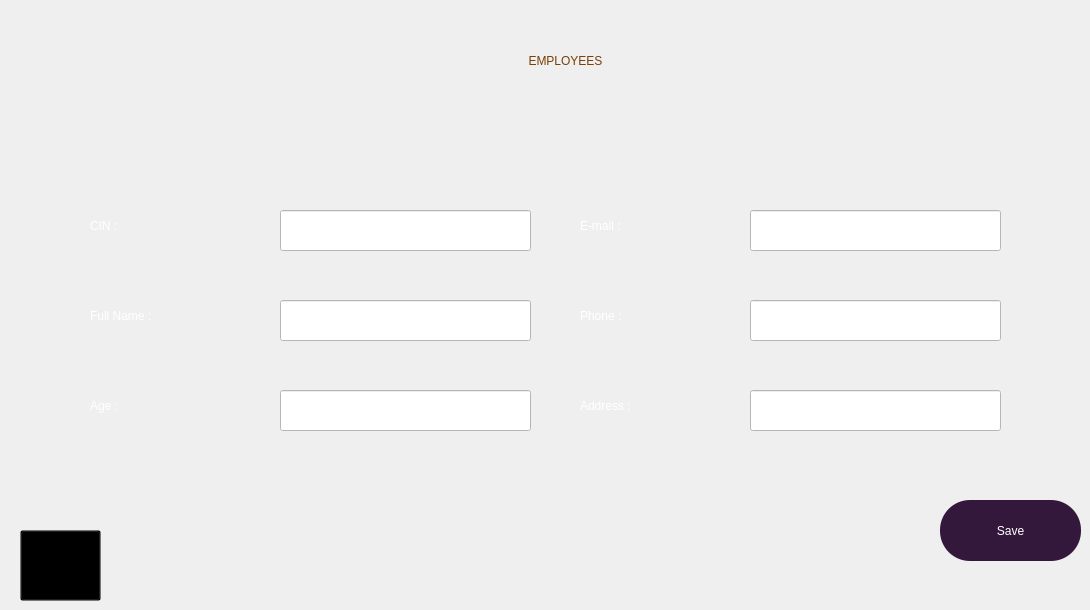
    <widget class="QWidget" name="addEmployee">
     <widget class="QLabel" name="label_20">
      <property name="geometry">
       <rect>
        <x>1</x>
        <y>10</y>
        <width>151</width>
        <height>91</height>
       </rect>
      </property>
      <property name="styleSheet">
       <string notr="true">image: url(:/img/img/logo.png);
background-color: rgb(0, 0, 0, 0%);</string>
      </property>
      <property name="text">
       <string/>
      </property>
     </widget>
     <widget class="QLabel" name="label_21">
      <property name="geometry">
       <rect>
        <x>380</x>
        <y>0</y>
        <width>371</width>
        <height>121</height>
       </rect>
      </property>
      <property name="styleSheet">
       <string notr="true">color: rgb(120, 63, 7);
font: 40pt &quot;Lemon&quot;;
background-color: rgb(0, 0, 0,0%);</string>
      </property>
      <property name="text">
       <string>EMPLOYEES</string>
      </property>
      <property name="scaledContents">
       <bool>true</bool>
      </property>
      <property name="alignment">
       <set>Qt::AlignCenter</set>
      </property>
     </widget>
     <widget class="QToolButton" name="back_8">
      <property name="geometry">
       <rect>
        <x>20</x>
        <y>530</y>
        <width>81</width>
        <height>71</height>
       </rect>
      </property>
      <property name="styleSheet">
       <string notr="true">background-color: rgb(0, 0, 0, 0%);</string>
      </property>
      <property name="text">
       <string>...</string>
      </property>
      <property name="icon">
       <iconset resource="assets.qrc">
        <normaloff>:/img/img/icons8-back-80.png</normaloff>:/img/img/icons8-back-80.png</iconset>
      </property>
      <property name="iconSize">
       <size>
        <width>60</width>
        <height>60</height>
       </size>
      </property>
     </widget>
     <widget class="QLabel" name="label_24">
      <property name="geometry">
       <rect>
        <x>580</x>
        <y>380</y>
        <width>151</width>
        <height>51</height>
       </rect>
      </property>
      <property name="styleSheet">
       <string notr="true">background-color: rgba(0, 0, 0, 0%);
color: rgb(255, 255, 255);
font: italic 24pt &quot;High Tower Text&quot;;</string>
      </property>
      <property name="text">
       <string>Address :</string>
      </property>
     </widget>
     <widget class="QLineEdit" name="lineEdit_fullname">
      <property name="geometry">
       <rect>
        <x>280</x>
        <y>300</y>
        <width>251</width>
        <height>41</height>
       </rect>
      </property>
      <property name="styleSheet">
       <string notr="true">font: italic 18pt &quot;High Tower Text&quot;;
background-color: rgb(255, 255, 255);</string>
      </property>
     </widget>
     <widget class="QLabel" name="label_25">
      <property name="geometry">
       <rect>
        <x>580</x>
        <y>200</y>
        <width>131</width>
        <height>51</height>
       </rect>
      </property>
      <property name="styleSheet">
       <string notr="true">background-color: rgba(0, 0, 0, 0%);
color: rgb(255, 255, 255);
font: italic 24pt &quot;High Tower Text&quot;;</string>
      </property>
      <property name="text">
       <string>E-mail :</string>
      </property>
     </widget>
     <widget class="QLabel" name="label_26">
      <property name="geometry">
       <rect>
        <x>90</x>
        <y>200</y>
        <width>121</width>
        <height>51</height>
       </rect>
      </property>
      <property name="styleSheet">
       <string notr="true">background-color: rgba(0, 0, 0, 0%);
color: rgb(255, 255, 255);
font: italic 24pt &quot;High Tower Text&quot;;</string>
      </property>
      <property name="text">
       <string>CIN :</string>
      </property>
     </widget>
     <widget class="QToolButton" name="toolButton_save_2">
      <property name="geometry">
       <rect>
        <x>940</x>
        <y>500</y>
        <width>141</width>
        <height>61</height>
       </rect>
      </property>
      <property name="styleSheet">
       <string notr="true">background-color: rgb(51, 24, 60);
color: rgb(255, 255, 255);
font: 10pt &quot;Segoe Print&quot;;
border-radius: 30px;</string>
      </property>
      <property name="text">
       <string>Save</string>
      </property>
      <property name="iconSize">
       <size>
        <width>60</width>
        <height>60</height>
       </size>
      </property>
      <property name="toolButtonStyle">
       <enum>Qt::ToolButtonTextUnderIcon</enum>
      </property>
     </widget>
     <widget class="QLineEdit" name="lineEdit_age">
      <property name="geometry">
       <rect>
        <x>280</x>
        <y>390</y>
        <width>251</width>
        <height>41</height>
       </rect>
      </property>
      <property name="styleSheet">
       <string notr="true">font: italic 18pt &quot;High Tower Text&quot;;
background-color: rgb(255, 255, 255);</string>
      </property>
     </widget>
     <widget class="QLabel" name="label_27">
      <property name="geometry">
       <rect>
        <x>90</x>
        <y>290</y>
        <width>201</width>
        <height>51</height>
       </rect>
      </property>
      <property name="styleSheet">
       <string notr="true">background-color: rgba(0, 0, 0, 0%);
color: rgb(255, 255, 255);
font: italic 24pt &quot;High Tower Text&quot;;</string>
      </property>
      <property name="text">
       <string>Full Name :</string>
      </property>
     </widget>
     <widget class="QLineEdit" name="lineEdit_cin">
      <property name="geometry">
       <rect>
        <x>280</x>
        <y>210</y>
        <width>251</width>
        <height>41</height>
       </rect>
      </property>
      <property name="styleSheet">
       <string notr="true">font: italic 18pt &quot;High Tower Text&quot;;
background-color: rgb(255, 255, 255);</string>
      </property>
     </widget>
     <widget class="QLabel" name="label_28">
      <property name="geometry">
       <rect>
        <x>580</x>
        <y>290</y>
        <width>121</width>
        <height>51</height>
       </rect>
      </property>
      <property name="styleSheet">
       <string notr="true">background-color: rgba(0, 0, 0, 0%);
color: rgb(255, 255, 255);
font: italic 24pt &quot;High Tower Text&quot;;</string>
      </property>
      <property name="text">
       <string>Phone :</string>
      </property>
     </widget>
     <widget class="QLineEdit" name="lineEdit_phone">
      <property name="geometry">
       <rect>
        <x>750</x>
        <y>300</y>
        <width>251</width>
        <height>41</height>
       </rect>
      </property>
      <property name="styleSheet">
       <string notr="true">font: italic 18pt &quot;High Tower Text&quot;;
background-color: rgb(255, 255, 255);</string>
      </property>
     </widget>
     <widget class="QLineEdit" name="lineEdit_address">
      <property name="geometry">
       <rect>
        <x>750</x>
        <y>390</y>
        <width>251</width>
        <height>41</height>
       </rect>
      </property>
      <property name="styleSheet">
       <string notr="true">font: italic 18pt &quot;High Tower Text&quot;;
background-color: rgb(255, 255, 255);</string>
      </property>
     </widget>
     <widget class="QLabel" name="label_29">
      <property name="geometry">
       <rect>
        <x>90</x>
        <y>380</y>
        <width>121</width>
        <height>51</height>
       </rect>
      </property>
      <property name="styleSheet">
       <string notr="true">background-color: rgba(0, 0, 0, 0%);
color: rgb(255, 255, 255);
font: italic 24pt &quot;High Tower Text&quot;;</string>
      </property>
      <property name="text">
       <string>Age :</string>
      </property>
     </widget>
     <widget class="QLineEdit" name="lineEdit_email">
      <property name="geometry">
       <rect>
        <x>750</x>
        <y>210</y>
        <width>251</width>
        <height>41</height>
       </rect>
      </property>
      <property name="styleSheet">
       <string notr="true">font: italic 18pt &quot;High Tower Text&quot;;
background-color: rgb(255, 255, 255);</string>
      </property>
     </widget>
    </widget>
